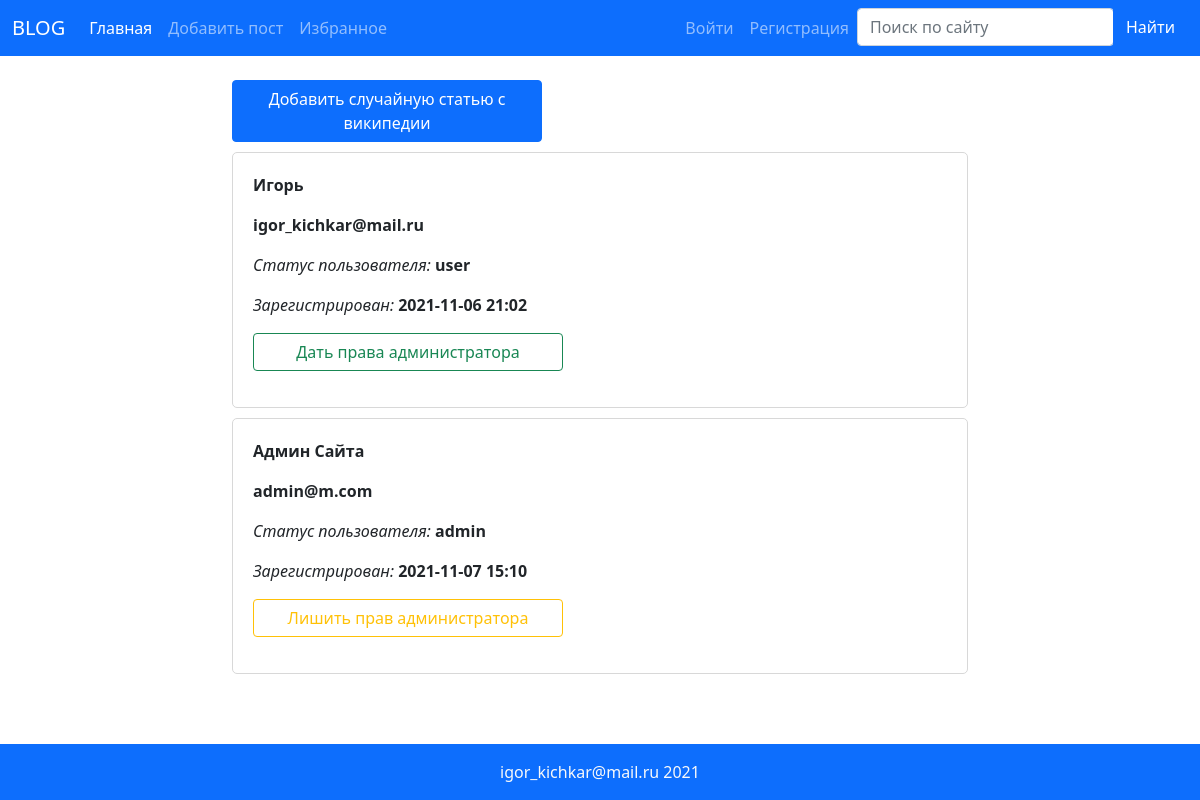
Page /admin-panel/ on the committed database.
### models.py (models this page shows, shortened)
class SaveMixin(object):
    pass

class Users(db.Model, UserMixin, SaveMixin):
    id = db.Column(db.Integer, primary_key=True)
    user_name = db.Column(db.String(500), nullable=False)
    email = db.Column(db.String(50), unique=True)
    psw = db.Column(db.String(500), nullable=False)
    status = db.Column(db.String(50), nullable=False, default='user')
    date = db.Column(db.DateTime, default=datetime.utcnow)

### app.py (the view, shortened to what this page needs)
@app.route('/admin-panel/<int:user_id>')
@app.route('/admin-panel/')
def admin_panel(user_id=None):
    if not user_id:
        return render_template('admin_panel.html',
                               users=Users.query.all(),
                               current_user=str(current_user),
                               user_status=check_user_status(current_user),
                               autoriz=current_user.is_authenticated)

### utils.py (called while the page is built)
def check_user_status(current_user):
    return str(current_user.status) if current_user.is_authenticated else None

### templates/admin_panel.html
{% extends 'base.html' %}
{% block content %}
<div class="row justify-content-center">
    <div class='col-12 col-sm-10 col-lg-8'>
        <br>
        <a class="btn btn-primary admin_panel_btn" href="{{url_for('add_post', slug='random')}}"> Добавить случайную статью с википедии </a>
        {% for i in users %}
        <div class='post admin_panel_block'>
            <p class="fw-bold">{{ i.user_name }}</p>
            <p class="fw-bold">{{ i.email }}</p>
            <p class='fst-italic'>Статус пользователя: <span class="fst-normal fw-bold">{{ i.status }}</span> </p>
            <p class='fst-italic'>Зарегистрирован: <span class="fst-normal fw-bold">{{ (i.date|string)[:16] }}</span>
            </p>
            {% if i.status == 'admin' %}
            {% if i.email == current_user %}
            <p><a class="btn btn-outline-danger admin_panel_btn"
                    href="{{ url_for('admin_panel', user_id=i.id) }}">Отказаться от прав администратора</a></p>
            {% else %}
            <p><a class="btn btn-outline-warning admin_panel_btn"
                    href="{{ url_for('admin_panel', user_id=i.id) }}">Лишить прав администратора</a></p>
            {%endif%}
            {% else %}
            <p><a class="btn btn-outline-success admin_panel_btn" href="{{ url_for('admin_panel', user_id=i.id) }}">Дать
                    права администратора</a></p>
            {% endif %}
        </div>
        {% endfor %}
    </div>
</div>
<br>
{% endblock %}

### static/css/style.css (style rules this page uses)
.post { border-radius: 5px; border: 1px solid rgb(216, 216, 216); margin: 10px auto; padding-top: 5px; }
.admin_panel_btn { width: 310px; }
.admin_panel_block { padding: 20px; }
html { height: 100%; }
body { display: flex; flex-direction: column; height: 100%; }

### rows in the picture
Users: user_name "Игорь", email "igor_kichkar@mail.ru", status "user", date "2021-11-06 21:02"
Users: user_name "Админ Сайта", email "admin@m.com", status "admin", date "2021-11-07 15:10"
